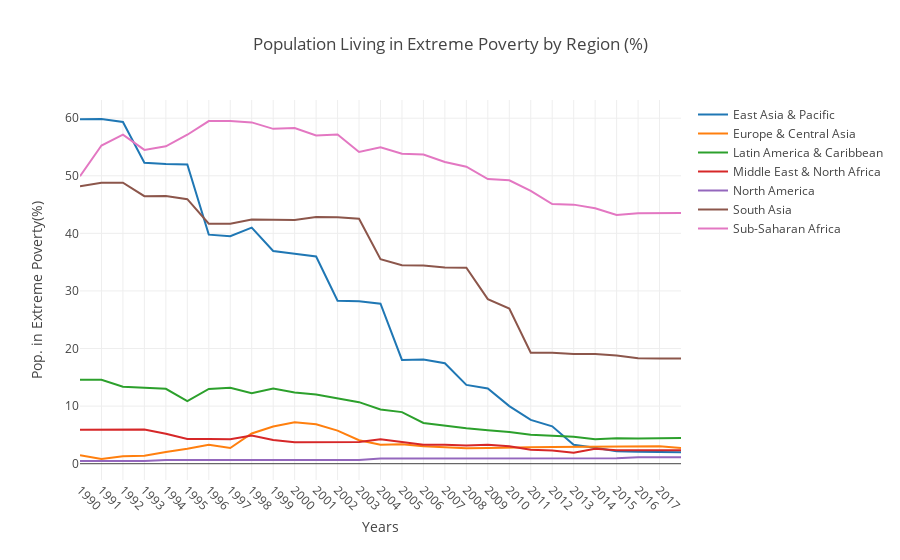

The code cell stored with this chart in its notebook:
### Code cell
layout = go.Layout(
    title='Population Living in Extreme Poverty by Region (%)',
    xaxis = go.layout.XAxis(
        tickmode='array',
        tickvals=np.arange(1990, 2018, step=1),
        tickangle=45,
        title='Years'
    ),
    yaxis = go.layout.YAxis(
        title='Pop. in Extreme Poverty(%)',
        autorange=True
    )
)

fig = go.Figure(
    layout=layout
)
        
for region in extreme_poverty_by_region['Region'].unique():
    ext_pov_region = extreme_poverty_by_region[extreme_poverty_by_region['Region'] == region]
    fig.add_scatter(x=ext_pov_region['Year'], y=ext_pov_region['Mean Pop. in Extreme Poverty'], name=region, mode='lines')
    
iplot(fig, filename='extreme poverty by region')

### Figure 1 — Plotly figure (JSON) as saved in the notebook; plotly's stock layout.template omitted (floating-point values rounded to 4 significant figures)
{"data": [{"mode": "lines", "name": "East Asia & Pacific", "type": "scatter", "uid": "97183612-978a-468e-8c05-3ee4d14b9579", "x": ["1990", "1991", "1992", "1993", "1994", "1995", "1996", "1997", "1998", "1999", "2000", "2001", "2002", "2003", "2004", "2005", "2006", "2007", "2008", "2009", "2010", "2011", "2012", "2013", "2014", "2015", "2016", "2017", "2018"], "y": [59.82, 59.86, 59.34, 52.25, 52.04, 51.98, 39.78, 39.5, 40.99, 36.93, 36.47, 35.99, 28.29, 28.19, 27.79, 18.02, 18.08, 17.44, 13.69, 13.06, 10, 7.6, 6.49, 3.28, 2.78, 2.16, 2.06, 1.97, 1.97]}, {"mode": "lines", "name": "Europe & Central Asia", "type": "scatter", "uid": "2f72fdab-12f7-44e5-946a-4bb42a6dc3a9", "x": ["1990", "1991", "1992", "1993", "1994", "1995", "1996", "1997", "1998", "1999", "2000", "2001", "2002", "2003", "2004", "2005", "2006", "2007", "2008", "2009", "2010", "2011", "2012", "2013", "2014", "2015", "2016", "2017", "2018"], "y": [1.49, 0.81, 1.3, 1.38, 2.04, 2.59, 3.29, 2.72, 5.25, 6.47, 7.21, 6.84, 5.74, 4.08, 3.29, 3.39, 3.02, 2.82, 2.7, 2.72, 2.83, 2.86, 2.89, 2.94, 2.92, 2.98, 3, 3.03, 2.72]}, {"mode": "lines", "name": "Latin America & Caribbean", "type": "scatter", "uid": "bcea6c57-f002-4c6a-9337-1cb5c024e3fb", "x": ["1990", "1991", "1992", "1993", "1994", "1995", "1996", "1997", "1998", "1999", "2000", "2001", "2002", "2003", "2004", "2005", "2006", "2007", "2008", "2009", "2010", "2011", "2012", "2013", "2014", "2015", "2016", "2017", "2018"], "y": [14.56, 14.56, 13.38, 13.22, 13.01, 10.89, 12.99, 13.2, 12.26, 13.04, 12.38, 12.03, 11.37, 10.69, 9.43, 8.96, 7.07, 6.59, 6.16, 5.8, 5.49, 5.02, 4.88, 4.68, 4.25, 4.42, 4.39, 4.45, 4.45]}, {"mode": "lines", "name": "Middle East & North Africa", "type": "scatter", "uid": "d10d2df9-cc1f-4ea1-9221-8ce9841bf551", "x": ["1990", "1991", "1992", "1993", "1994", "1995", "1996", "1997", "1998", "1999", "2000", "2001", "2002", "2003", "2004", "2005", "2006", "2007", "2008", "2009", "2010", "2011", "2012", "2013", "2014", "2015", "2016", "2017", "2018"], "y": [5.89, 5.89, 5.94, 5.94, 5.21, 4.28, 4.28, 4.25, 4.88, 4.11, 3.72, 3.71, 3.75, 3.75, 4.25, 3.78, 3.29, 3.31, 3.18, 3.31, 3.03, 2.43, 2.3, 1.92, 2.59, 2.32, 2.34, 2.33, 2.33]}, {"mode": "lines", "name": "North America", "type": "scatter", "uid": "fec0316d-2e66-44fa-8119-5d96776c3594", "x": ["1990", "1991", "1992", "1993", "1994", "1995", "1996", "1997", "1998", "1999", "2000", "2001", "2002", "2003", "2004", "2005", "2006", "2007", "2008", "2009", "2010", "2011", "2012", "2013", "2014", "2015", "2016", "2017", "2018"], "y": [0.47, 0.47, 0.47, 0.47, 0.65, 0.65, 0.65, 0.68, 0.68, 0.68, 0.65, 0.65, 0.65, 0.65, 0.92, 0.92, 0.92, 0.92, 0.92, 0.92, 0.92, 0.92, 0.92, 0.95, 0.95, 0.95, 1.13, 1.13, 1.13]}, {"mode": "lines", "name": "South Asia", "type": "scatter", "uid": "2bd78fe4-001b-4b1b-9e75-30a5e7476c57", "x": ["1990", "1991", "1992", "1993", "1994", "1995", "1996", "1997", "1998", "1999", "2000", "2001", "2002", "2003", "2004", "2005", "2006", "2007", "2008", "2009", "2010", "2011", "2012", "2013", "2014", "2015", "2016", "2017", "2018"], "y": [48.17, 48.8, 48.81, 46.46, 46.47, 45.94, 41.68, 41.67, 42.41, 42.41, 42.32, 42.84, 42.82, 42.54, 35.52, 34.48, 34.41, 34.06, 34.05, 28.57, 26.93, 19.27, 19.26, 19.05, 19.04, 18.78, 18.3, 18.29, 18.29]}, {"mode": "lines", "name": "Sub-Saharan Africa", "type": "scatter", "uid": "3afec810-40c6-4108-845e-5e07afa0a27c", "x": ["1990", "1991", "1992", "1993", "1994", "1995", "1996", "1997", "1998", "1999", "2000", "2001", "2002", "2003", "2004", "2005", "2006", "2007", "2008", "2009", "2010", "2011", "2012", "2013", "2014", "2015", "2016", "2017", "2018"], "y": [49.93, 55.26, 57.15, 54.5, 55.12, 57.13, 59.5, 59.53, 59.27, 58.15, 58.28, 57, 57.17, 54.14, 54.93, 53.83, 53.68, 52.39, 51.57, 49.44, 49.21, 47.38, 45.08, 44.99, 44.37, 43.19, 43.48, 43.52, 43.52]}], "layout": {"title": {"text": "Population Living in Extreme Poverty by Region (%)"}, "xaxis": {"tickangle": 45, "tickmode": "array", "tickvals": [1990, 1991, 1992, 1993, 1994, 1995, 1996, 1997, 1998, 1999, 2000, 2001, 2002, 2003, 2004, 2005, 2006, 2007, 2008, 2009, 2010, 2011, 2012, 2013, 2014, 2015, 2016, 2017], "title": {"text": "Years"}}, "yaxis": {"autorange": true, "title": {"text": "Pop. in Extreme Poverty(%)"}}}}
